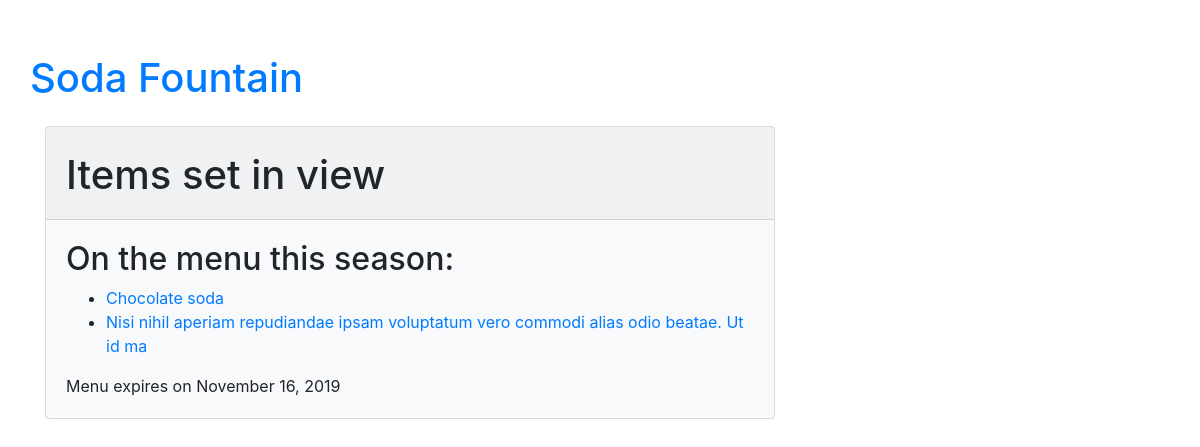
/menu/579/, run on an earlier commit of the app's database.
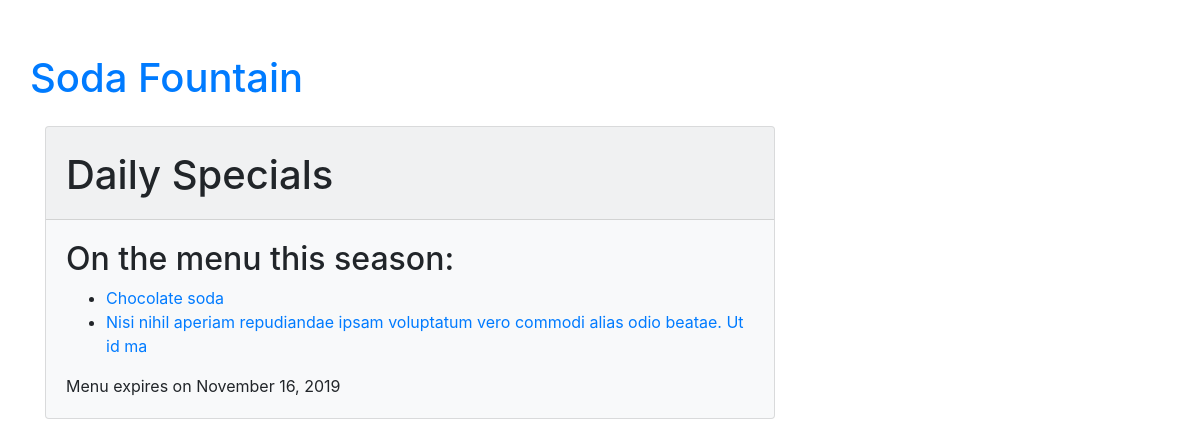
And on a later commit of the database.
### menu/models.py (models this page shows, shortened)
class Menu(models.Model):
    season = models.CharField(max_length=20)  # Required Field
    items = models.ManyToManyField('Item', related_name='items')  # Required Field
    created_date = models.DateTimeField(default=timezone.now)  # Auto-set Field
    expiration_date = models.DateField()  # Required Field

### menu/views.py (the view)
# urls.py: path('menu/<pk>/', views.menu_detail, name='menu_detail'),
def menu_detail(request, pk):
    try:
        menu = models.Menu.objects.prefetch_related('items').get(pk=pk)
    except ObjectDoesNotExist:
        raise Http404
    return render(request, 'menu/menu_detail.html', {'menu': menu})

### menu/models.py (called while the page is built)
    def __str__(self):
        return self.name

### menu/templates/menu/menu_detail.html (shortened to what this page needs)
{% extends 'base.html' %}
{% block content %}
    <div class="content container">
        <div class="row">
            <div class="col-md-8">
                <div class="card bg-light mb-3">
                    <div class="card-header pt-4">
                        <h1>
                            {{ menu.season }}
                        </h1>
                    </div>
                    <div class="card-body">
                        <h2>On the menu this season:</h2>
                        <ul>
                            {% for item in menu.items.all %}
                                <li><a href="{% url 'menu:item_detail' pk=item.pk %}">{{ item }}</a></li>
                            {% endfor %}
                        </ul>
                        {% if menu.expiration_date %}
                            <div class="date">
                                Menu expires on {{ menu.expiration_date|date:"F j, Y" }}
                            </div>
                        {% endif %}
                    </div>
                </div>
            </div>
        </div>
    </div>
{% endblock %}

What changed in the data, as far as the page shows it:
changed Menu: season "Items set in view" → "Daily Specials"
